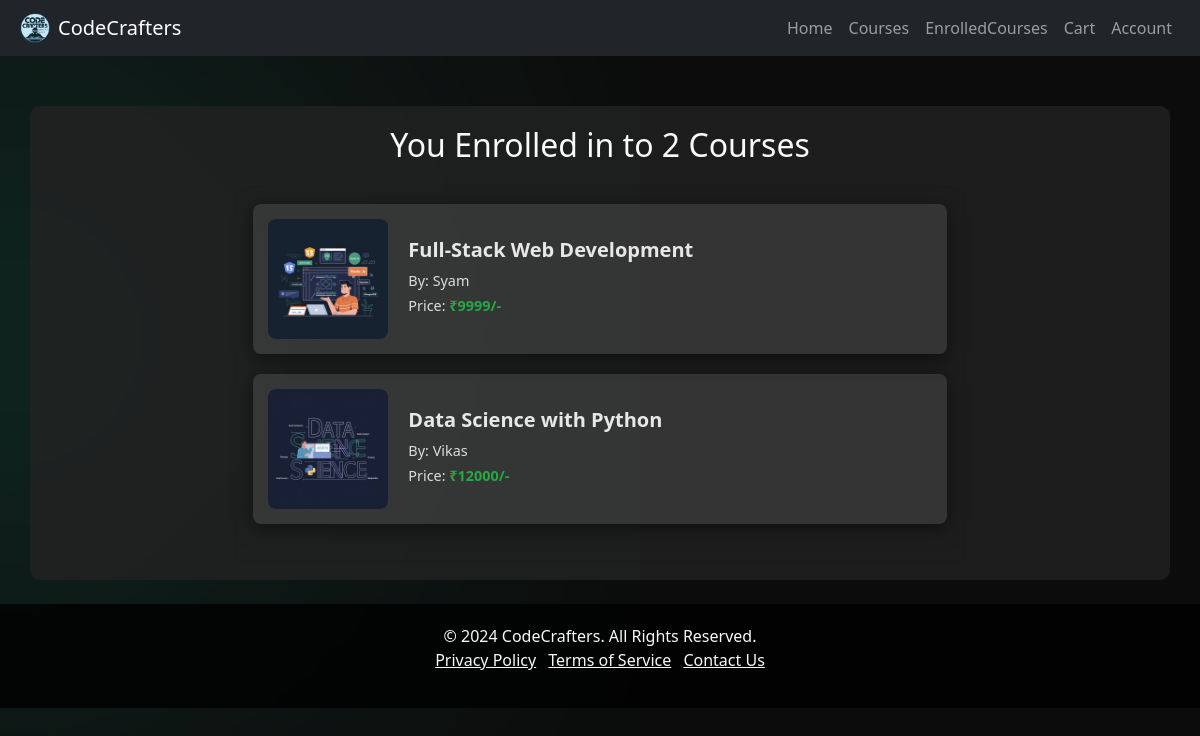
/enrolledcourses/ (signed in), run on an earlier commit of the app's database.
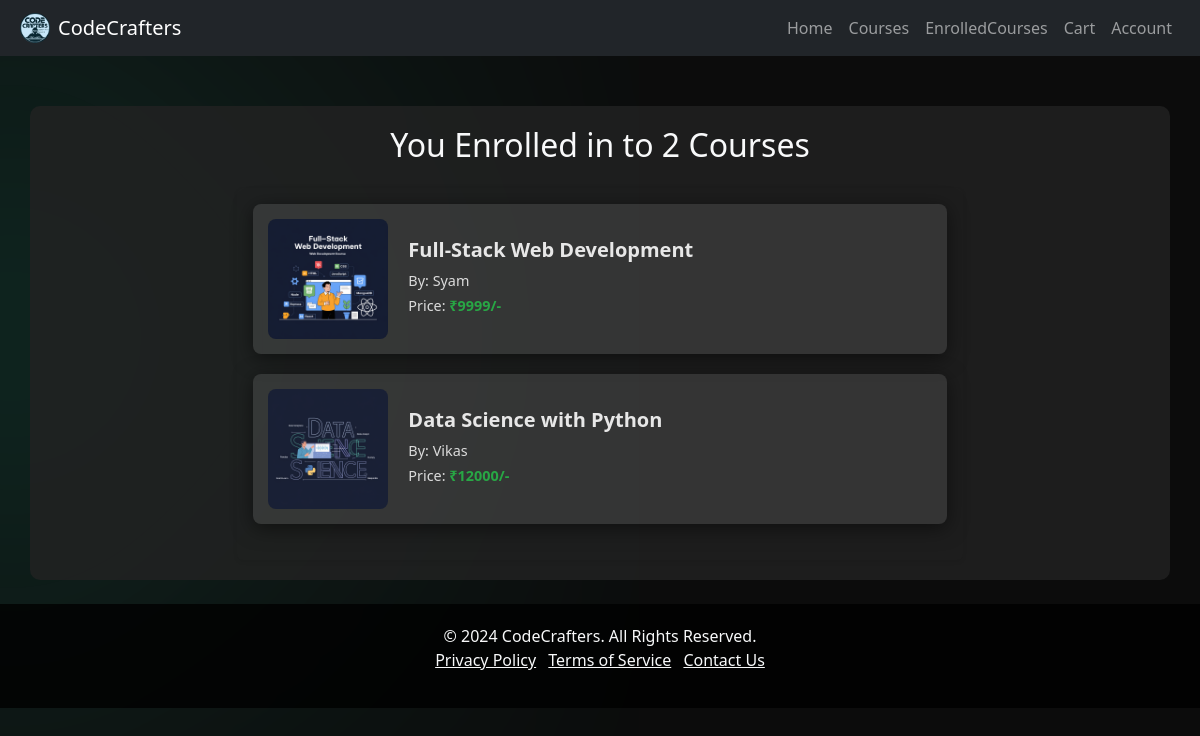
And on a later commit of the database.
### datauploader/models.py (models this page shows, shortened)
class EnroledCourses(models.Model):
    userId = models.ForeignKey(CustomUser,on_delete=models.CASCADE)
    courseId = models.ForeignKey(Courses,on_delete=models.CASCADE)

class Courses(models.Model):
    courseName = models.CharField(max_length=60)
    courseImg = models.ImageField(upload_to='images/')
    courseBy = models.CharField(max_length=60)
    coursePrice = models.IntegerField()
    courseDescription = models.CharField(max_length=400)
    conceptList = models.ManyToManyField(CourseConcepts)

### usersApp/views.py (the view)
# urls.py: path('enrolledcourses/', enrolledcoursesView, name='enrolledcourses'),
@login_required(login_url='myapp:login')
def enrolledcoursesView(request):
    data = EnroledCourses.objects.filter(userId=request.user)
    return render(request,'usersPage/enrolledcourses.html',{'enrolled_courses':data})

### template/usersPage/enrolledcourses.html (shortened to what this page needs)
{% load static %}
<!DOCTYPE html>
<html lang="en">
<head>
    <link href="https://cdn.jsdelivr.net/npm/bootstrap@5.3.0/dist/css/bootstrap.min.css" rel="stylesheet">
</head>
<body>
    {% include 'usersPage/header.html' %}
    <div class="container COURSE-CONTAINER">
        <h2 class="text-center mb-4">You Enrolled  in to {{ enrolled_courses|length }} Courses</h2>
        <div class="row justify-content-center">
            <div class="col-md-8">
                {% if enrolled_courses %}
                    <div class="card shadow-sm">
                        <div class="card-body">
                            {% for course in enrolled_courses %}
                                <div class="cart-item">
                                    <img src="{{ course.courseId.courseImg.url }}" alt="{{ course.courseId.courseName }}">
                                    <div class="course-details">
                                        <h5 class="fw-bold">{{ course.courseId.courseName }}</h5>
                                        <p>By: {{ course.courseId.courseBy }}</p>
                                        <p>Price: <span class="price">₹{{ course.courseId.coursePrice }}/-</span></p>
                                    </div>
                                </div>
                            {% endfor %}
                        </div>
                    </div>
                {% else %}
                    <div class="alert alert-warning text-center">
                        You haven't enrolled in any courses yet!
                    </div>
                {% endif %}
            </div>
        </div>
    </div>
    {% include 'usersPage/footer.html' %}
</body>
</html>

What changed in the data, as far as the page shows it:
changed through a linked row, EnroledCourses "Full-Stack Web Development": courseId.courseImg: a different picture
